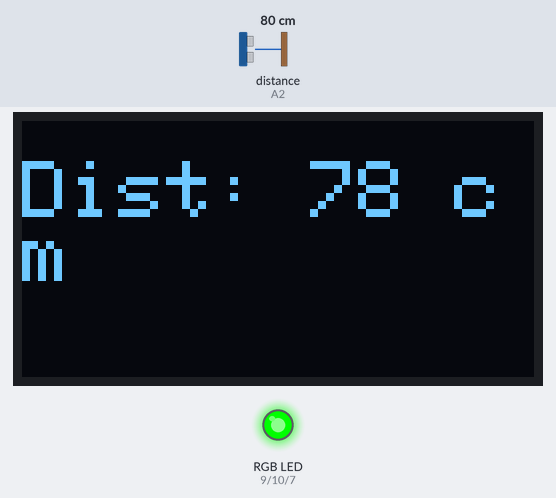
Bench run of a sketch on a simulated Arduino Uno, built with avr-gcc and run on an emulated ATmega328P. Shown: 128×64 one-colour display, an RGB LED mixed from three pins (HIGH = lit). Wiring (inferred from the names in the program): ultrasonic range finder: trigger A1; echo A2. The test bench sets the inputs (shaded band); at power-on: distance to the obstacle (sensor on A2) 80 cm. The echo pulse lasts 58.3 µs per cm; pins used as bus, display or sensor lines are not drawn; what the sketch prints to the serial monitor is not drawn.

Above: at 2.2 s.
2.3 s: distance to the obstacle (sensor on A2) set to 35 cm
At 3.1 s:
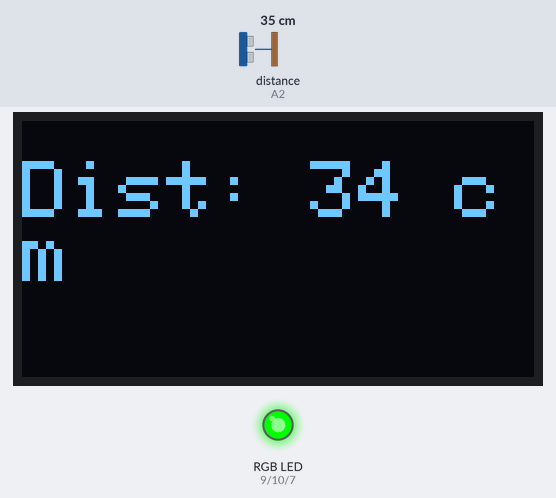
3.9 s: distance to the obstacle (sensor on A2) set to 29 cm
At 4.8 s:
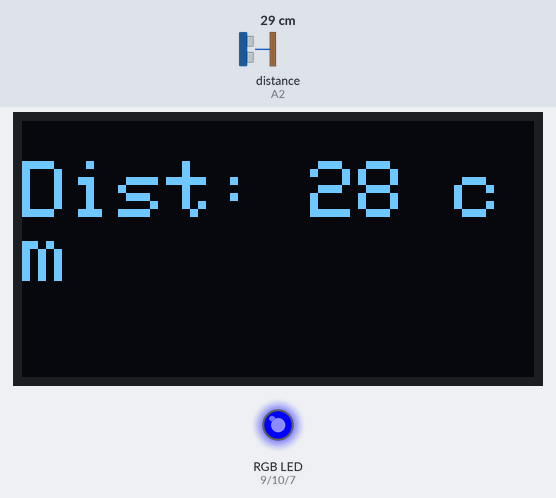
5.5 s: distance to the obstacle (sensor on A2) set to 13 cm
At 6.3 s:
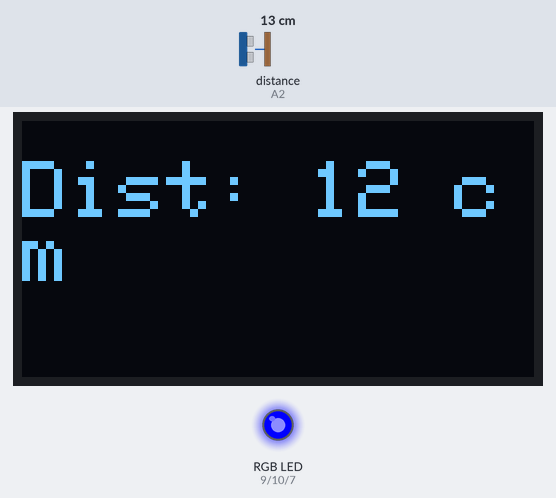
7.2 s: distance to the obstacle (sensor on A2) set to 10 cm
At 7.6 s:
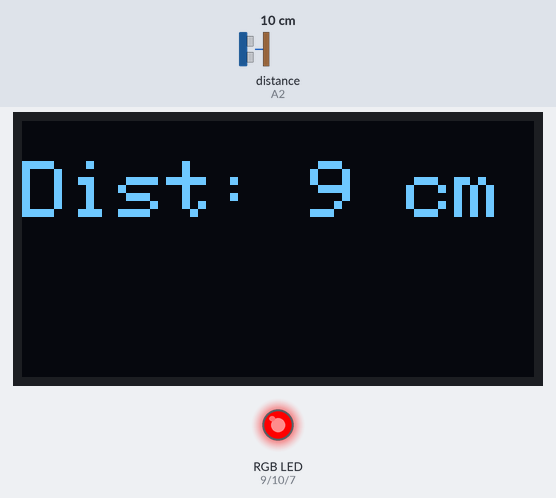
Timing chart, 0 to 9.8 s (numbered marks = the images above; inputs shaded):
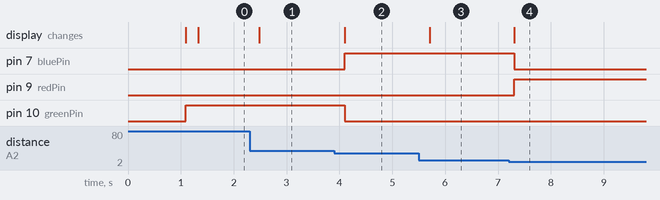

The sketch:

27_AutomaticParkingAsst.ino
```cpp
/*
  Automatic Parking Assistant
  Ultrasonic Sensor + OLED + RGB LED
  Author: Your Name
*/

#include <Adafruit_GFX.h>
#include <Adafruit_SSD1306.h>

#define SCREEN_WIDTH 128
#define SCREEN_HEIGHT 64
Adafruit_SSD1306 display(SCREEN_WIDTH, SCREEN_HEIGHT, &Wire, -1);

// Pins for Ultrasonic
const int trigPin = A1;
const int echoPin = A2;

// Pins for RGB LED
const int redPin = 9;
const int greenPin = 10;
const int bluePin = 7;

void setup() {
  Serial.begin(9600);

  pinMode(trigPin, OUTPUT);
  pinMode(echoPin, INPUT);
  pinMode(redPin, OUTPUT);
  pinMode(greenPin, OUTPUT);
  pinMode(bluePin, OUTPUT);

  // Initialize OLED
  if (!display.begin(SSD1306_SWITCHCAPVCC, 0x3C)) {
    Serial.println(F("SSD1306 allocation failed"));
    for (;;);
  }
  display.clearDisplay();
  display.setTextSize(1);
  display.setTextColor(SSD1306_WHITE);
  display.setCursor(0,0);
  display.println("Parking Assistant");
  display.display();
  delay(1000);
}

long getDistance() {
  digitalWrite(trigPin, LOW);
  delayMicroseconds(2);
  digitalWrite(trigPin, HIGH);
  delayMicroseconds(10);
  digitalWrite(trigPin, LOW);

  long duration = pulseIn(echoPin, HIGH);
  long distance = duration * 0.034 / 2; // cm
  return distance;
}

void setColor(int r, int g, int b) {
  analogWrite(redPin, r);
  analogWrite(greenPin, g);
  analogWrite(bluePin, b);
}

void loop() {
  long distance = getDistance();
  Serial.print("Distance: ");
  Serial.print(distance);
  Serial.println(" cm");

  // Display distance on OLED
  display.clearDisplay();
  display.setTextSize(2);
  display.setCursor(0,10);
  display.print("Dist: ");
  display.print(distance);
  display.println(" cm");
  display.display();

  // Set LED color based on distance
  if (distance > 30) {
    // Safe → Green
    setColor(0, 255, 0);
  } else if (distance > 10 && distance <= 30) {
    // Caution → Yellow
    setColor(0, 0, 255);
  } else {
    // Danger → Red
    setColor(255, 0, 0);
  }

  delay(200);
}
```

Measured:
- the behaviour switches between 32 and 31 cm on distance to the obstacle (sensor on A2) (found by bisection; images 1 and 2)
- the behaviour switches between 12 and 11 cm on distance to the obstacle (sensor on A2) (found by bisection; images 3 and 4)
- after the input at 2.3 s, the display: changes after 0.19 s (image 1)
- after the input at 3.9 s, pin 7 (bluePin): LOW → HIGH after 0.20 s; pin 10 (greenPin): HIGH → LOW after 0.20 s; the display: changes after 0.20 s (image 2)
- after the input at 5.5 s, the display: changes after 0.21 s (image 3)
- after the input at 7.2 s, pin 7 (bluePin): HIGH → LOW after 0.11 s; pin 9 (redPin): LOW → HIGH after 0.11 s; the display: changes after 0.11 s (image 4)
